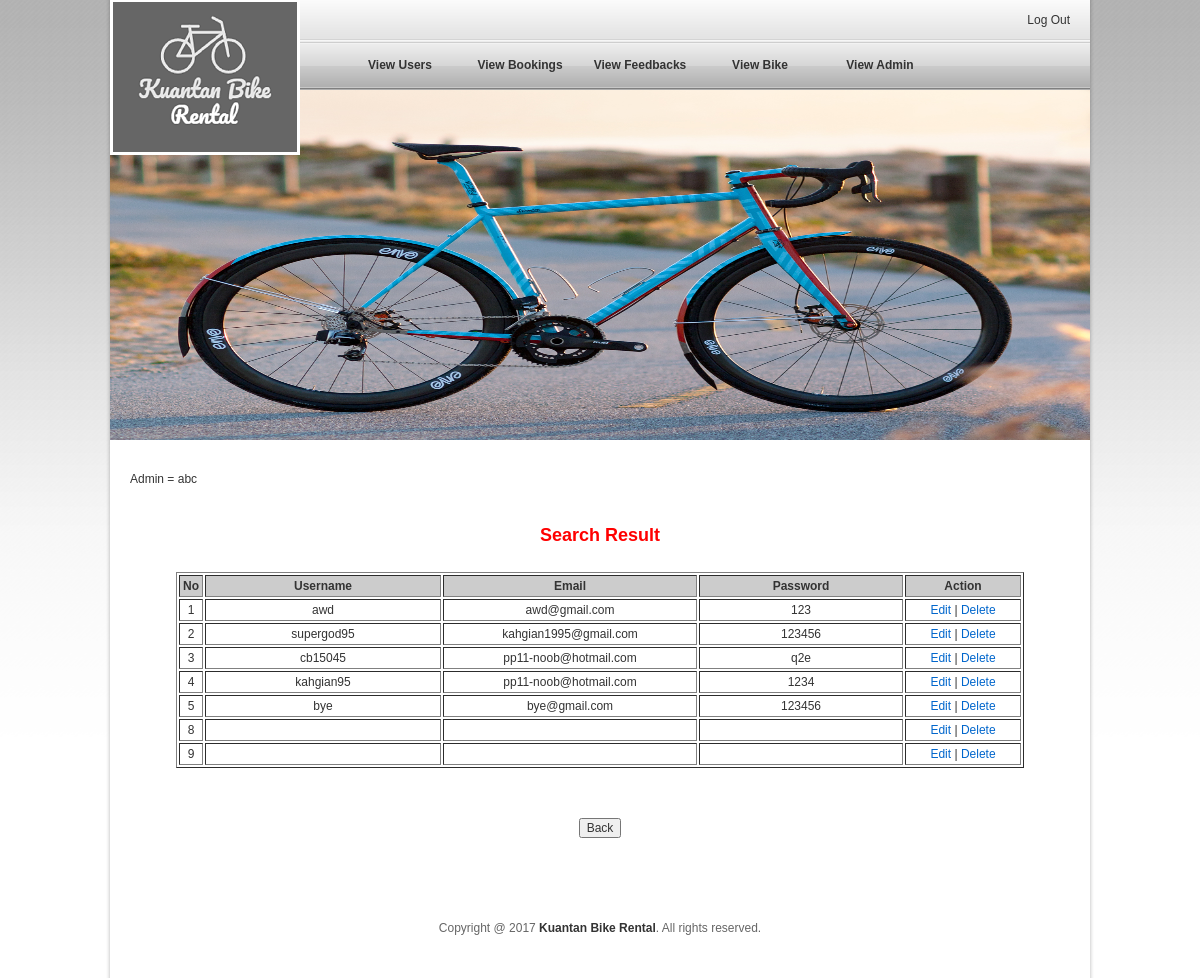
Page /searchuser.php (signed in) on the committed database.
### tables this page shows
CREATE TABLE `user` (
  `id` int(6) NOT NULL,
  `username` varchar(50) NOT NULL,
  `password` varchar(50) NOT NULL
);

CREATE TABLE `signup` (
  `Username` varchar(30) NOT NULL,
  `Email` varchar(50) NOT NULL,
  `Password` varchar(30) NOT NULL,
  `ID` int(11) NOT NULL
);

### searchuser.php (the view, shortened to what this page needs)
<!DOCTYPE html PUBLIC "-//W3C//DTD XHTML 1.0 KuantanBikeRental//EN" "http://www.w3.org/TR/xhtml1/DTD/xhtml1-KuantanBikeRental.dtd">
<html xmlns="http://www.w3.org/1999/xhtml">
<head>
<link href="StyleSheet.css" rel="stylesheet" type="text/css" />
<link href="Navigation.css" rel="stylesheet" type="text/css" />
</head>
<body>
<a id="top"></a><div id="base">
<div id="baseContainer">
    <div id="baseContainerInner">
      <div id="header">
        <a href="admin_panel.php" id="logo"></a>
	<div id="headerTop">
          <div id="headerTopInner">
              <a href="index.php"><span id="login">Log Out</span></a>
          </div>
        </div>
	<div id="nav">
          <div id="navInner">
            <ul id="sfNav">
              <li><a href="viewcustomer.php" id="tab0" class="current">View Users</a></li>
              <li><a href="viewbookings.php" id="tab1">View Bookings</a></li>
              <li><a href="viewfeedback.php" id="tab2">View Feedbacks</a></li>
              <li><a href="viewbikes.php" id="tab3">View Bike</a>
              <li><a href="viewadmin.php" id="tab4">View Admin</a></li>
            </ul>
          </div>
        </div>
	<div class="slideBanner">
      	<img src="image/1.jpg" width="980" height="350" alt=""/>
      	</div>
<div id="bodyContainer">
<div id="columnFull">
<?php
  $id=$_SESSION['SESS_MEMBER_ID'];
  $resulta = mysql_query("SELECT * FROM user WHERE id = '$id'");
			while($row = mysql_fetch_array($resulta))
			{
			echo "Admin = ",$row['username'];
			}
?>
<br>
<br/>
<td>
<form text align="center">
        <h4> Search Result </h4>
    </form>
<br>
  <table border="1" table align="center">
     <tr bgcolor="#cccccc" style="margin-bottom:100px";text align="center"; >
          <th width="20" >No</th>
	  <th width="232">Username</th>
	  <th width="250">Email</th>
	  <th width="200">Password</th>
	  <th width="112">Action</th>
     </tr>
<?php
    $query = $_POST['query'];
        $query = htmlspecialchars($query);
        $query = mysql_real_escape_string($query);
        $raw_results = mysql_query("SELECT * FROM signup WHERE (`Username` LIKE '%".$query."%')");
        while($row3 = mysql_fetch_array($raw_results))
	    {
			echo '<tr>';
			echo '<td text align = "center">'.$row3['ID'].'</td>';
			echo '<td text align = "center">'.$row3['Username'].'</td>';
			echo '<td text align = "center">'.$row3['Email'].'</td>';
			echo '<td text align = "center">'.$row3['Password'].'</td>';
			echo '<td text align = "center">';
			echo'<a href=edituser.php?id=' . $row3['ID'] . '>' . 'Edit' . '</a>';
			echo ' | ';
			echo'<a href=deleteuser.php?id=' . $row3['ID'] . '>' . 'Delete' . '</a>';
			echo '</td>';
			echo '</tr>';
        }
		?>
</table>
</td>
</div>
     <form action="viewcustomer.php" method="POST" text align="center">
        <input type="submit" value="Back" />
    </form>
<br><br><br><br><br>
<div id="bottom">
  <div id="bottomContainer">
    <div id="footer">
      <div id="footerInner">
        <p text align="center">Copyright @ 2017 <strong>Kuantan Bike Rental</strong>. All rights reserved.</p>
      </div>
    </div>
  </div>
</div>
</body>
</html>

### StyleSheet.css (style rules this page uses)
html, body, table, input, textarea, select { font: 12px/18px Arial, Helvetica, sans-serif; color: #333; }
h1, h2, h3, h4, h5, h6 { margin: 1.5em 0 0.5em; }
h3, h4, h5, h6 { display: block; padding: 0 10px; }
h4 { color:Red; font-size:1.5em; font-family:Arial; margin:10px 60px; padding-top:20px; text-align:center; }
h1:first-child, h2:first-child, h3:first-child, h4:first-child, h5:first-child, h6:first-child, h1.first, h2.first, h3.first, h4.first, h5.first, h6.first, p.first { margin-top: 0; }
a { color: #06c; text-decoration: none; text-align:center; }
ul { list-style-image: url(../img/arrow-icon.gif); }
ul li { margin-top: 5px; margin-bottom: 5px; }
div { display: block; }
img { border: 0; }
body { background: url("background/background1.jpg") top center repeat-x #fff fixed; text-align: center; margin: 0; padding: 0; -text-shadow: 0 1px 1px #fff; }
#base { text-align: center; }
#baseContainer { margin: 0 auto; width: 990px; background: url("background/background2.jpg") center repeat-y; }
#baseContainerInner { margin: 0 auto; padding: 0 0 20px; width: 980px; text-align: left; }
#logo { display: block; position: absolute; width: 190px; height: 155px; background: url("background/logo.png") top center no-repeat; z-index: 101; }
#headerTop { background: url("background/headertop.gif") bottom center repeat-x #fbfbfb; height: 40px; text-align: right; line-height: 40px; }
#headerTop a { color: #333; }
#headerTopInner { padding: 0 20px; }
#bodyContainer { text-align: justify; }
#columnFull { margin: 30px 20px; padding-bottom: 20px; }
#bottom { position: relative; margin-top: -20px; background: url(../img/footer_bg.jpg) top center repeat-x; color: #000; text-align: center; }
#footer { margin: 0 auto; height: 50px; color: #666; text-align: left; clear: both; }
#footerInner { padding-left: 25px; padding-right: 25px; }
#footer strong { color: #333; }
#footer p { margin: 0; line-height: 40px; }

### Navigation.css (style rules this page uses)
#nav { background: url("background/nav_background1.jpg") repeat-x; height: 50px; line-height: 50px; text-align: right; }
#navInner { float: right; margin-right: 30px; width: 720px; }
#nav #tab0, #nav #tab1, #nav #tab2, #nav #tab3, #nav #tab4, #nav #tab5 { display: block; height: 50px; }
#nav #tab0, #sfNav li:hover ul#sfTab0, #sfNav li.sfHover ul#sfTab0, #nav #tab1, #sfNav li:hover ul#sfTab1, #sfNav li.sfHover ul#sfTab1, #nav #tab2, #sfNav li:hover ul#sfTab2, #sfNav li.sfHover ul#sfTab2, #nav #tab3, #sfNav li:hover ul#sfTab3, #sfNav li.sfHover ul#sfTab3, #nav #tab4, #sfNav li:hover ul#sfTab4, #sfNav li.sfHover ul#sfTab4, #nav #tab5, #sfNav li:hover ul#sfTab5, #sfNav li.sfHover ul#sfTab5 { width: 120px; }
#nav #tab0 { background-position: 0 0; }
#nav #tab1 { background-position: -120px 0; }
#nav #tab2 { background-position: -240px 0; }
#nav #tab3 { background-position: -360px 0; }
#nav #tab4 { background-position: -480px 0; }
#nav #tab0:hover, #nav #tab0.current, #sfNav li.sfHover #tab0 { background-position: 0 -50px; }
#sfNav, #sfNav * { margin: 0; padding: 0; list-style: none; }
#sfNav { line-height: 50px; }
#sfNav li { float: left; position: relative; text-align: center; }
#sfNav a { display: block; position: relative; }
#sfNav { float: left; }
#sfNav a { color: #333; font-weight: bold; }

### searchuser.php (style rules this page uses)
.slideBanner { position:relative; height:350px; width:990px; margin:0 auto; }
.slideBanner img { position:absolute; }

### rows in the picture
user: username "abc"
signup: ID "1", Username "awd", Email "awd@gmail.com", Password "123"
signup: ID "2", Username "supergod95", Email "kahgian1995@gmail.com", Password "123456"
signup: ID "3", Username "cb15045", Email "pp11-noob@hotmail.com", Password "q2e"
signup: ID "4", Username "kahgian95", Email "pp11-noob@hotmail.com", Password "1234"
signup: ID "5", Username "bye", Email "bye@gmail.com", Password "123456"
signup: ID "8"
signup: ID "9"
